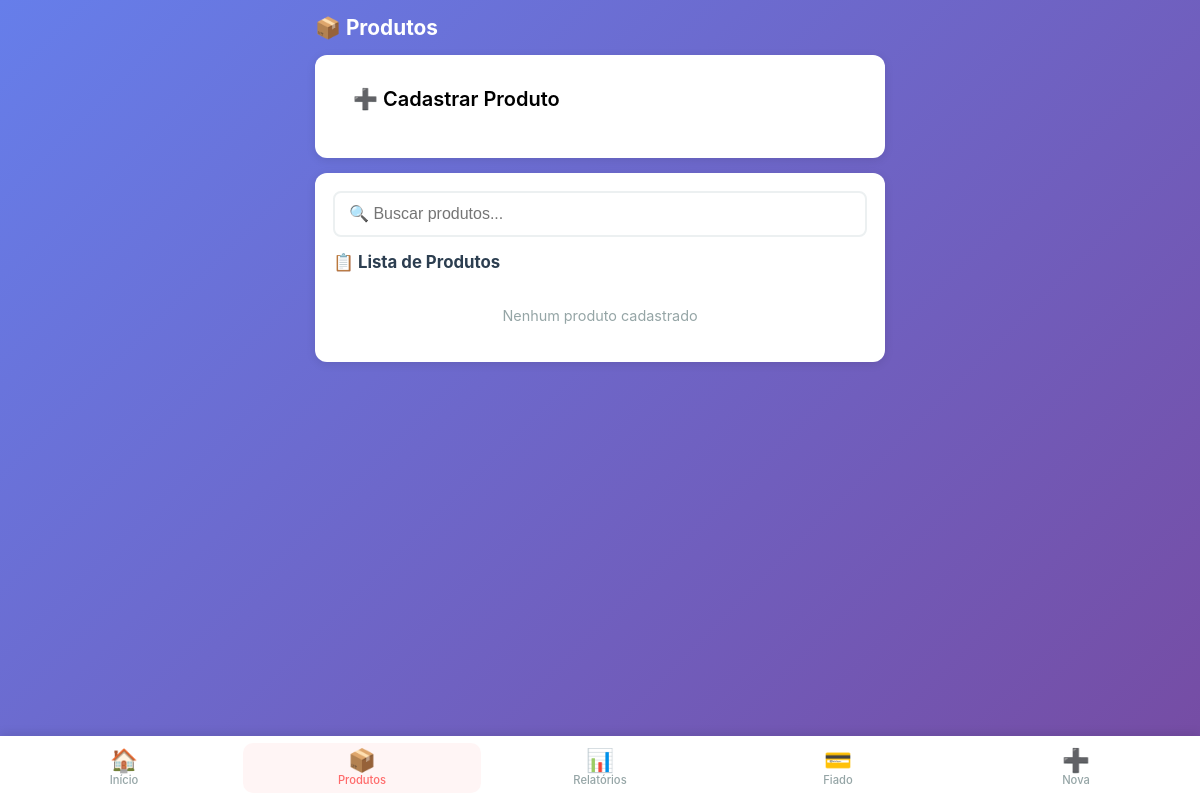
/produtos (signed in), run on an earlier commit of the app's database.
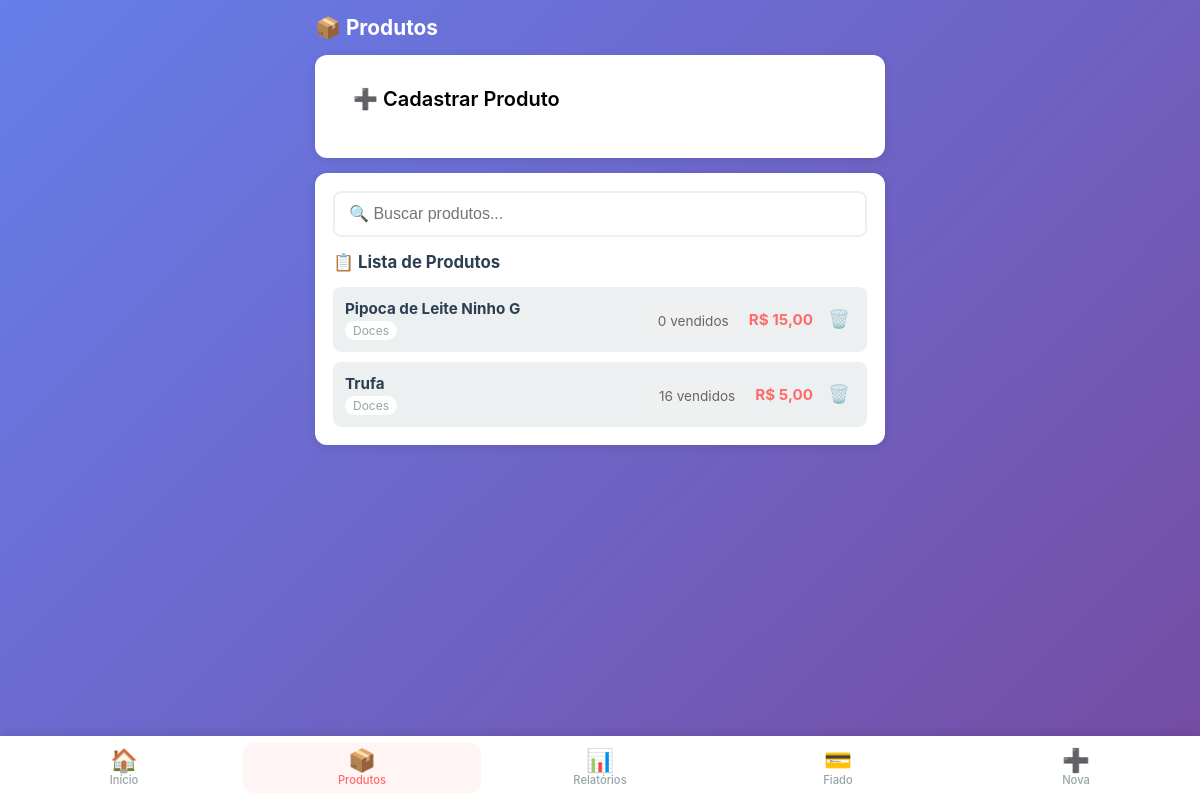
And on a later commit of the database.
### app.py (models this page shows)
class Produto(db.Model):
    __tablename__ = 'produtos'
    id = db.Column(db.Integer, primary_key=True)
    nome = db.Column(db.String(100), nullable=False)
    preco = db.Column(db.Float, nullable=False)
    categoria = db.Column(db.String(50), default='')
    ativo = db.Column(db.Boolean, default=True)
    created_at = db.Column(db.DateTime, default=agora_brasilia)

### app.py (the view)
@app.route('/produtos')
@login_required
def produtos():
    produtos = Produto.query.filter_by(ativo=True).order_by(Produto.nome).all()
    from sqlalchemy import func
    vendas_por_produto = db.session.query(
        Venda.produto_id,
        func.sum(Venda.quantidade).label('qtd_total')
    ).group_by(Venda.produto_id).all()
    qtd_dict = {v[0]: int(v[1] or 0) for v in vendas_por_produto}
    for p in produtos:
        p.qtd_vendida = qtd_dict.get(p.id, 0)
    return render_template('produtos.html', produtos=produtos)

### app.py (called while the page is built)
def login_required(f):
    @wraps(f)
    def decorated_function(*args, **kwargs):
        if 'logged_in' not in session:
            return redirect(url_for('login'))
        return f(*args, **kwargs)
    return decorated_function

def formatar_br(valor):
    return f"{valor:,.2f}".replace(",", "X").replace(".", ",").replace("X", ".")

@app.template_filter('moeda_br')
def moeda_br_filter(valor):
    return formatar_br(valor)

### templates/produtos.html (shortened to what this page needs)
{% extends "base.html" %}
{% block content %}
<div class="page-header">
    <h2>📦 Produtos</h2>
</div>
<div class="card">
    <div class="page-header" style="display:flex; justify-content:flex-start; align-items:center;">
        <button class="btn btn-primary" style="background-color: white; color: black; font-size: 20px;" id="btnToggleCadastro" type="button" onclick="toggleCadastro();">➕ Cadastrar Produto</button>
    </div>
</div>
<div class="card">
    <div class="busca-container">
        <input type="text" id="buscaProduto" placeholder="🔍 Buscar produtos..." onkeyup="filtrarProdutos()">
    </div>
    <h3>📋 Lista de Produtos</h3>
    <div id="listaProdutos" class="lista-produtos">
        {% for produto in produtos %}
        <div class="produto-item" id="produto-{{ produto.id }}" data-nome="{{ produto.nome.lower() }}">
            <div class="produto-info">
                <strong>{{ produto.nome }}</strong>
                <span class="categoria">{{ produto.categoria }}</span>
            </div>
            <div class="produto-vendas">
                <span class="qtd-vendida" title="Quantidade total vendida"> {{ produto.qtd_vendida }} vendidos</span>
            </div>
            <div class="produto-actions">
                <span class="preco">R$ {{ produto.preco|moeda_br }}</span>
                <button class="btn-icon btn-excluir" onclick="excluirProduto({{ produto.id }})" title="Excluir">🗑️</button>
            </div>
        </div>
        {% else %}
        <p class="empty">Nenhum produto cadastrado</p>
        {% endfor %}
    </div>
</div>
{% endblock %}

### templates/base.html (shortened to what this page needs)
<!DOCTYPE html>
<html lang="pt-BR">
<head>
    <link rel="stylesheet" href="{{ url_for('static', filename='css/style.css') }}">
</head>
<body>
    {% if session.get('logged_in') %}
    <nav class="menu-inferior">
        <a href="{{ url_for('vendas') }}" class="menu-item {% if request.endpoint == 'vendas' %}active{% endif %}">
            <span class="menu-icon">🏠</span>
            <span class="menu-label">Início</span>
        </a>
        <a href="{{ url_for('produtos') }}" class="menu-item {% if request.endpoint == 'produtos' %}active{% endif %}">
            <span class="menu-icon">📦</span>
            <span class="menu-label">Produtos</span>
        </a>
        <a href="{{ url_for('relatorios') }}" class="menu-item {% if request.endpoint == 'relatorios' %}active{% endif %}">
            <span class="menu-icon">📊</span>
            <span class="menu-label">Relatórios</span>
        </a>
        <a href="{{ url_for('fiado') }}" class="menu-item {% if request.endpoint == 'fiado' %}active{% endif %}">
            <span class="menu-icon">💳</span>
            <span class="menu-label">Fiado</span>
        </a>
        <a href="{{ url_for('vendas') }}?nova=1" class="menu-item" title="Nova Venda">
            <span class="menu-icon">➕</span>
            <span class="menu-label">Nova</span>
        </a>
    </nav>
    {% endif %}
    <main class="content">
        {% block content %}{% endblock %}
    </main>
</body>
</html>

### static/css/style.css (style rules this page uses)
:root { --primary: #FF6B6B; --primary-dark: #EE5A5A; --secondary: #4ECDC4; --success: #2ECC71; --warning: #F39C12; --danger: #E74C3C; --dark: #2C3E50; --gray: #95A5A6; --light: #ECF0F1; --white: #FFFFFF; --shadow: 0 2px 10px rgba(0,0,0,0.1); --radius: 12px; }
* { margin: 0; padding: 0; box-sizing: border-box; -webkit-tap-highlight-color: transparent; }
body { font-family: -apple-system, BlinkMacSystemFont, 'Segoe UI', Roboto, sans-serif; background: linear-gradient(135deg, #667eea 0%, #764ba2 100%); min-height: 100vh; color: var(--dark); padding-bottom: 20px; }
.menu-inferior { position: fixed; bottom: 0; left: 0; right: 0; background: var(--white); box-shadow: 0 -2px 10px rgba(0,0,0,0.1); display: flex; justify-content: space-around; align-items: center; height: 64px; z-index: 1000; padding: 0 5px; }
.menu-item { display: flex; flex-direction: column; align-items: center; justify-content: center; gap: 2px; text-decoration: none; color: var(--gray); font-size: 0.7rem; padding: 6px 8px; border-radius: 10px; transition: all 0.2s; min-width: 56px; flex: 1; }
.menu-item.active { color: var(--primary); background: #FFF5F5; }
.menu-icon { font-size: 1.4rem; line-height: 1; }
.menu-label { font-weight: 500; }
.content { padding: 15px 15px 80px 15px; max-width: 100%; }
.page-header { margin-bottom: 15px; }
.page-header h2 { font-size: 1.3rem; color: var(--white); margin-bottom: 5px; }
.card { background: var(--white); border-radius: var(--radius); padding: 18px; margin-bottom: 15px; box-shadow: var(--shadow); }
.card h3 { font-size: 1.05rem; margin-bottom: 15px; color: var(--dark); display: flex; align-items: center; gap: 8px; }
.btn { display: inline-flex; align-items: center; justify-content: center; gap: 8px; padding: 14px 20px; border: none; border-radius: 10px; font-size: 1rem; font-weight: 600; cursor: pointer; transition: all 0.2s; font-family: inherit; }
.btn-primary { background: var(--primary); color: var(--white); }
.btn-icon { background: none; border: none; font-size: 1.1rem; cursor: pointer; padding: 5px; }
.busca-container { margin-bottom: 15px; }
.busca-container input { width: 100%; padding: 12px 14px; border: 2px solid var(--light); border-radius: 8px; font-size: 1rem; }
.lista-produtos, .lista-vendas, .lista-clientes, .lista-fiado { display: flex; flex-direction: column; gap: 10px; }
.produto-item { display: flex; justify-content: space-between; align-items: center; padding: 12px; background: var(--light); border-radius: 8px; }
.produto-vendas { margin-left: auto; margin-right: 10px; }
.qtd-vendida { font-size: 0.85rem; color: #666; background: #f0f0f0; padding: 4px 10px; border-radius: 12px; white-space: nowrap; }
.produto-actions { display: flex; align-items: center; gap: 10px; }
.produto-info { display: flex; flex-direction: column; gap: 3px; }
.produto-info strong { font-size: 0.95rem; }
.categoria { font-size: 0.75rem; color: var(--gray); background: var(--white); padding: 2px 8px; border-radius: 10px; display: inline-block; width: fit-content; }
.preco { font-weight: bold; color: var(--primary); font-size: 0.95rem; }
@media (min-width: 768px) { .content { max-width: 600px; margin: 0 auto; } }
.card { animation: fadeIn 0.3s ease; }
.btn-excluir { opacity: 0.6; transition: all 0.2s; }

What changed in the data, as far as the page shows it:
added Produto: nome "Pipoca de Leite Ninho G", categoria "Doces", qtd_vendida "0", preco|moeda_br "15,00"
added Produto: nome "Trufa", categoria "Doces", qtd_vendida "16", preco|moeda_br "5,00"
Also different on the page:
text no longer shown: "Nenhum produto cadastrado"
